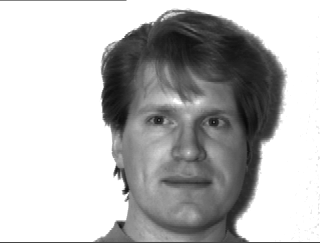
#> input picture yalefaces/subject01.gif, 320 x 243 px; its folder holds only this picture in this run
$ python ex5.py
#> lines starting #> are read from the running program, lines starting #| are printed output that depends on the picture
import matplotlib.pyplot as plt
import scipy as sp
import numpy as np
import os
import scipy.sparse.linalg as sla


def computeMeanFace(X):
    meanface = np.zeros(77760, dtype=np.float64)

    for i in range(77760):
        x = np.sum(X[:, i:i + 1]) / 165
        meanface[i] = x

    return meanface


num_eigenvalues = 60

# a)
X = np.zeros((165, 77760), dtype=np.float64)
indir = 'yalefaces'
i = 0
for root, dirs, filenames in os.walk(indir):

    for f in filenames:
        if not f.endswith('.txt'):
            x = plt.imread(indir + '/' + f)
#> x is the input picture: shape (243, 320); min 9, max 255, mean 184.5
            x = x.reshape(77760)
            X[i] = x
            i = i + 1

print(X)
# b)
mu = (computeMeanFace(X))

X_centered = X - np.tile(mu.T, (165, 1))
# c)

for neigenvalues in [1, 5, 10, 20, 40, 60]:
    u, s, vt = sla.svds(X, k=neigenvalues, which='LM')

    # d)
    vp = vt.T[:, :neigenvalues]
    Z = np.dot(X_centered, vp)

    # e)
    X_reconstructed = np.tile(mu.T, (165, 1)) + np.dot(Z, vp.T)

    error = 0
    for i in range(X.shape[0]):
        error = error + np.linalg.norm(X[i] - X_reconstructed[i]) ** 2
    print("the error is: ", error)

    print(np.dot(vp, s).reshape((243, 320)))
    # plt.figure(1)
    # plt.subplot(111)
    plt.imshow(X_reconstructed[5].reshape((243, 320)), cmap=plt.cm.gray)

    eigenface = mu.T + np.dot(s, vp.T)
    # plt.imshow(eigenface.reshape((243, 320)), cmap=plt.cm.gray_r)

    plt.show()
#> this loop made 6 passes
#> pass 1, `plt.show()`:
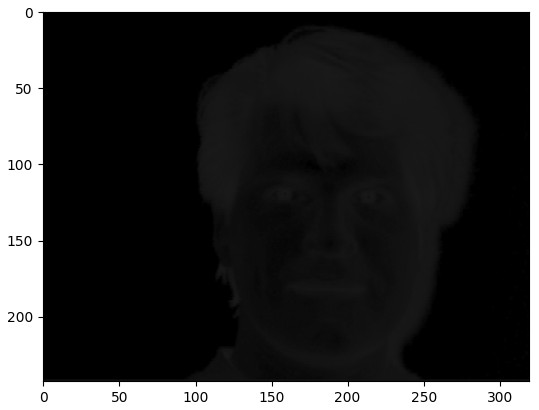
#> figure drawn by matplotlib, 1 panel
#> pass 2, `plt.show()`:
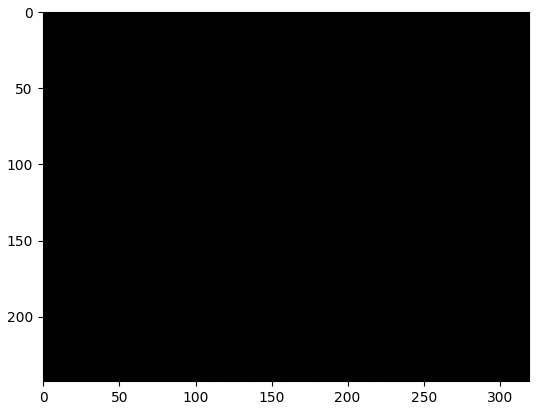
#> figure drawn by matplotlib, 1 panel
